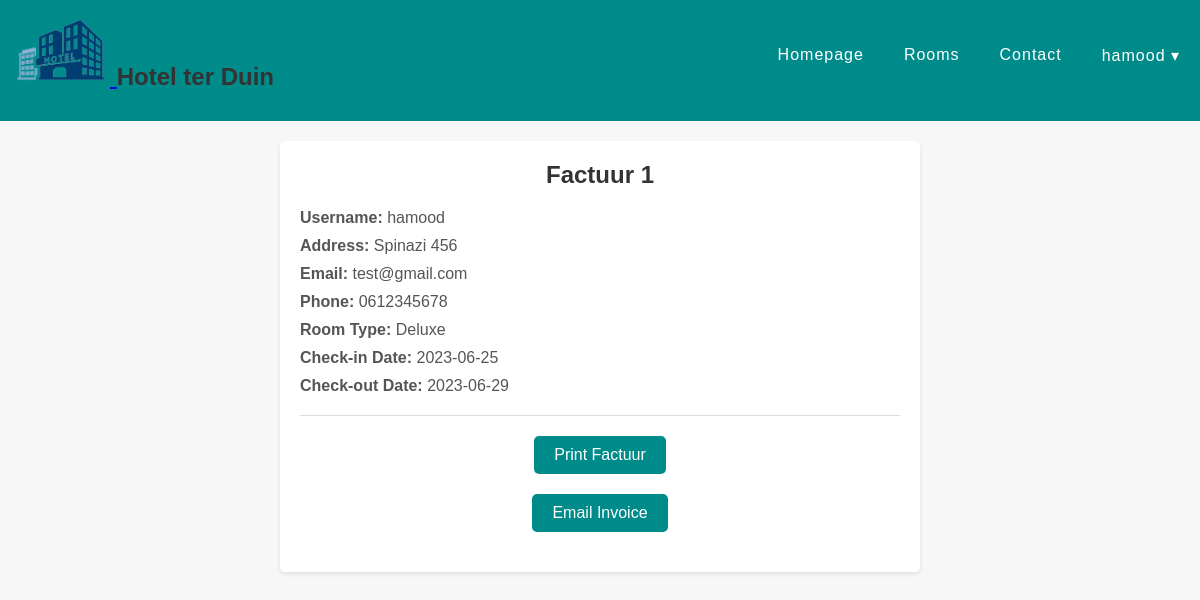
Screenshot of /hotelterduin/php/clientside/thankyou.php (signed in) with the database file from the repository.
### tables this page shows
CREATE TABLE `reservations` (
  `reservation_id` int(11) NOT NULL,
  `user_id` int(11) DEFAULT NULL,
  `room_id` int(11) DEFAULT NULL,
  `check_in_date` date NOT NULL,
  `check_out_date` date NOT NULL
);

CREATE TABLE `users` (
  `user_id` int(11) NOT NULL,
  `username` varchar(50) NOT NULL,
  `password` varchar(50) NOT NULL,
  `role` varchar(20) NOT NULL,
  `address` varchar(100) NOT NULL,
  `email` varchar(100) NOT NULL,
  `phone` varchar(20) NOT NULL
);

CREATE TABLE `rooms` (
  `room_id` int(11) NOT NULL,
  `room_type` varchar(50) NOT NULL,
  `description` varchar(100) DEFAULT NULL,
  `available` int(11) NOT NULL
);

### hotelterduin/php/clientside/thankyou.php (the view, shortened to what this page needs)
<?php
$db = new Db();
$PDO = $db->getPDO();
$user_id = $_SESSION['user_id'];
try {
    $invoiceSql = "SELECT r.check_in_date, r.check_out_date, u.username, u.address, u.email, u.phone, rt.room_type
                   FROM reservations AS r
                   INNER JOIN users AS u ON r.user_id = u.user_id
                   INNER JOIN rooms AS rt ON r.room_id = rt.room_id
                   WHERE u.user_id = :user_id";
    $invoiceStmt = $PDO->prepare($invoiceSql);
    $invoiceStmt->bindParam(':user_id', $user_id);
    $invoiceStmt->execute();
    $invoices = $invoiceStmt->fetchAll(PDO::FETCH_ASSOC);
} catch (PDOException $e) {
    echo "Error: " . $e->getMessage();
}
?>
<!DOCTYPE html>
<html lang="en">
<head>
    <link rel="stylesheet" href="../../css/style.css">
    <link rel="stylesheet" href="../../css/navbar.css">
    <link rel="stylesheet" href="../../css/factuur.css">
</head>
<body>
    <header>
        <?php include '../../templates/navbar.php'; ?>
    </header>
    <main class="main">
        <?php $counter = 1; ?>
        <?php foreach ($invoices as $invoice) { ?>
            <h1>Factuur <?php echo $counter; ?></h1>
            <ul>
                <li><strong>Username:</strong> <?php echo $invoice['username']; ?></li>
                <li><strong>Address:</strong> <?php echo $invoice['address']; ?></li>
                <li><strong>Email:</strong> <?php echo $invoice['email']; ?></li>
                <li><strong>Phone:</strong> <?php echo $invoice['phone']; ?></li>
                <li><strong>Room Type:</strong> <?php echo $invoice['room_type']; ?></li>
                <li><strong>Check-in Date:</strong> <?php echo $invoice['check_in_date']; ?></li>
                <li><strong>Check-out Date:</strong> <?php echo $invoice['check_out_date']; ?></li>
            </ul>
            <hr>
            <?php $counter++; ?>
        <?php } ?>
        <button class="print-button" onclick="window.print()">Print Factuur</button>
        <?php if (!isset($_POST['sendEmail'])) { ?>
            <div class="email-form">
                <form method="post" action="">
                    <input type="submit" name="sendEmail" class="print-button" value="Email Invoice">
                </form>
            </div>
        <?php } ?>
    </main>
</body>
</html>

### hotelterduin/css/style.css (style rules this page uses)
body { background-color: lightgray; }

### hotelterduin/css/navbar.css (style rules this page uses)
body { margin: 0; padding: 0; }
header { background-color: darkcyan; position: block; top: 10px; left: 0; width: 100%; z-index: 999; }

### hotelterduin/css/factuur.css (style rules this page uses)
body { font-family: Arial, sans-serif; background-color: #f7f7f7; margin: 0; padding: 20px; }
.main { background-color: #fff; border-radius: 5px; padding: 20px; margin: 20px auto; max-width: 600px; box-shadow: 0 2px 4px rgba(0, 0, 0, 0.1); }
h1 { font-size: 24px; margin-top: 0; margin-bottom: 20px; color: #333; text-align: center; }
ul { list-style: none; padding: 0; margin: 0; }
li { margin-bottom: 10px; color: #555; }
hr { border: none; border-top: 1px solid #ddd; margin-top: 20px; margin-bottom: 20px; }
.print-button { padding: 10px 20px; background-color: darkcyan; color: #fff; border: none; cursor: pointer; font-size: 16px; display: block; margin: 20px auto; border-radius: 5px; }

### rows the page displays
reservations: user.username "hamood", user.address "Spinazi 456", user.email "test@gmail.com", user.phone "0612345678", room.room_type "Deluxe", check_in_date "2023-06-25", check_out_date "2023-06-29"

### other values shown
$_SESSION['username'] "hamood"
